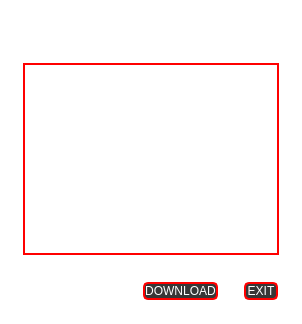
                      <widget class="QWidget" name="page">
                       <property name="styleSheet">
                        <string notr="true">background-color: rgba(0, 0, 0, 0);</string>
                       </property>
                       <layout class="QHBoxLayout" name="horizontalLayout_60">
                        <item>
                         <widget class="QFrame" name="frame_75">
                          <property name="styleSheet">
                           <string notr="true">background-color: rgba(0, 0, 0, 0);</string>
                          </property>
                          <property name="frameShape">
                           <enum>QFrame::StyledPanel</enum>
                          </property>
                          <property name="frameShadow">
                           <enum>QFrame::Raised</enum>
                          </property>
                          <layout class="QVBoxLayout" name="verticalLayout_62">
                           <property name="spacing">
                            <number>0</number>
                           </property>
                           <property name="leftMargin">
                            <number>0</number>
                           </property>
                           <property name="topMargin">
                            <number>0</number>
                           </property>
                           <property name="rightMargin">
                            <number>0</number>
                           </property>
                           <property name="bottomMargin">
                            <number>0</number>
                           </property>
                           <item>
                            <widget class="QFrame" name="frame_81">
                             <property name="styleSheet">
                              <string notr="true">background-color: rgba(0, 0, 0, 0);</string>
                             </property>
                             <property name="frameShape">
                              <enum>QFrame::StyledPanel</enum>
                             </property>
                             <property name="frameShadow">
                              <enum>QFrame::Raised</enum>
                             </property>
                             <layout class="QGridLayout" name="gridLayout_10">
                              <property name="leftMargin">
                               <number>0</number>
                              </property>
                              <property name="topMargin">
                               <number>0</number>
                              </property>
                              <property name="rightMargin">
                               <number>0</number>
                              </property>
                              <property name="bottomMargin">
                               <number>0</number>
                              </property>
                              <item row="0" column="0" alignment="Qt::AlignTop">
                               <widget class="QFrame" name="frame_94">
                                <property name="sizePolicy">
                                 <sizepolicy hsizetype="Preferred" vsizetype="Expanding">
                                  <horstretch>0</horstretch>
                                  <verstretch>0</verstretch>
                                 </sizepolicy>
                                </property>
                                <property name="frameShape">
                                 <enum>QFrame::StyledPanel</enum>
                                </property>
                                <property name="frameShadow">
                                 <enum>QFrame::Raised</enum>
                                </property>
                                <layout class="QHBoxLayout" name="horizontalLayout_32">
                                 <item alignment="Qt::AlignHCenter|Qt::AlignVCenter">
                                  <widget class="QLabel" name="label_17">
                                   <property name="styleSheet">
                                    <string notr="true">font: 16pt &quot;Copperplate Gothic Bold&quot;;
color: rgb(255, 255, 255);</string>
                                   </property>
                                   <property name="text">
                                    <string>VIEW HISTORY</string>
                                   </property>
                                  </widget>
                                 </item>
                                </layout>
                               </widget>
                              </item>
                              <item row="1" column="0">
                               <widget class="QFrame" name="frame_95">
                                <property name="sizePolicy">
                                 <sizepolicy hsizetype="Preferred" vsizetype="Expanding">
                                  <horstretch>0</horstretch>
                                  <verstretch>0</verstretch>
                                 </sizepolicy>
                                </property>
                                <property name="frameShape">
                                 <enum>QFrame::StyledPanel</enum>
                                </property>
                                <property name="frameShadow">
                                 <enum>QFrame::Raised</enum>
                                </property>
                                <layout class="QHBoxLayout" name="horizontalLayout_33">
                                 <item>
                                  <widget class="QTableWidget" name="tableWidget_3">
                                   <property name="styleSheet">
                                    <string notr="true">background-color: rgb(255, 255, 255);border: 2px solid red;</string>
                                   </property>
                                  </widget>
                                 </item>
                                </layout>
                               </widget>
                              </item>
                              <item row="2" column="0">
                               <widget class="QFrame" name="frame_96">
                                <property name="sizePolicy">
                                 <sizepolicy hsizetype="Preferred" vsizetype="Fixed">
                                  <horstretch>0</horstretch>
                                  <verstretch>0</verstretch>
                                 </sizepolicy>
                                </property>
                                <property name="frameShape">
                                 <enum>QFrame::StyledPanel</enum>
                                </property>
                                <property name="frameShadow">
                                 <enum>QFrame::Raised</enum>
                                </property>
                                <layout class="QGridLayout" name="gridLayout_11">
                                 <property name="leftMargin">
                                  <number>0</number>
                                 </property>
                                 <property name="topMargin">
                                  <number>0</number>
                                 </property>
                                 <property name="rightMargin">
                                  <number>0</number>
                                 </property>
                                 <property name="bottomMargin">
                                  <number>0</number>
                                 </property>
                                 <item row="0" column="0" alignment="Qt::AlignLeft">
                                  <widget class="QFrame" name="frame_97">
                                   <property name="frameShape">
                                    <enum>QFrame::StyledPanel</enum>
                                   </property>
                                   <property name="frameShadow">
                                    <enum>QFrame::Raised</enum>
                                   </property>
                                   <layout class="QHBoxLayout" name="horizontalLayout_35"/>
                                  </widget>
                                 </item>
                                 <item row="0" column="1" alignment="Qt::AlignLeft">
                                  <widget class="QFrame" name="frame_98">
                                   <property name="frameShape">
                                    <enum>QFrame::StyledPanel</enum>
                                   </property>
                                   <property name="frameShadow">
                                    <enum>QFrame::Raised</enum>
                                   </property>
                                   <layout class="QHBoxLayout" name="horizontalLayout_36"/>
                                  </widget>
                                 </item>
                                 <item row="0" column="2">
                                  <widget class="QFrame" name="frame_99">
                                   <property name="frameShape">
                                    <enum>QFrame::StyledPanel</enum>
                                   </property>
                                   <property name="frameShadow">
                                    <enum>QFrame::Raised</enum>
                                   </property>
                                   <layout class="QHBoxLayout" name="horizontalLayout_37">
                                    <item>
                                     <widget class="QPushButton" name="pushButton_27">
                                      <property name="sizePolicy">
                                       <sizepolicy hsizetype="Minimum" vsizetype="Preferred">
                                        <horstretch>0</horstretch>
                                        <verstretch>0</verstretch>
                                       </sizepolicy>
                                      </property>
                                      <property name="autoFillBackground">
                                       <bool>false</bool>
                                      </property>
                                      <property name="styleSheet">
                                       <string notr="true">QPushButton#pushButton_27{
 border: 2px solid red;
	
	font: 12pt &quot;Copperplate Gothic Bold&quot;;
	background-color:rgba(0,0,0,200);
    color: rgb(255,255,255);
    border-radius:5px;
}
QPushButton#pushButton_27:hover{
    background-color:rgb(255,255,255);
    color: rgb(0,0,0);
}
QPushButton#pushButton_27:pressed{
    background-color: rgba(255,255,255,210);
}</string>
                                      </property>
                                      <property name="text">
                                       <string>DOWNLOAD</string>
                                      </property>
                                      <property name="icon">
                                       <iconset resource="attachments/icons.qrc">
                                        <normaloff>:/icons/download.svg</normaloff>:/icons/download.svg</iconset>
                                      </property>
                                      <property name="iconSize">
                                       <size>
                                        <width>20</width>
                                        <height>50</height>
                                       </size>
                                      </property>
                                     </widget>
                                    </item>
                                   </layout>
                                  </widget>
                                 </item>
                                 <item row="0" column="3">
                                  <widget class="QFrame" name="frame_100">
                                   <property name="sizePolicy">
                                    <sizepolicy hsizetype="Preferred" vsizetype="Maximum">
                                     <horstretch>0</horstretch>
                                     <verstretch>0</verstretch>
                                    </sizepolicy>
                                   </property>
                                   <property name="frameShape">
                                    <enum>QFrame::StyledPanel</enum>
                                   </property>
                                   <property name="frameShadow">
                                    <enum>QFrame::Raised</enum>
                                   </property>
                                   <layout class="QHBoxLayout" name="horizontalLayout_38">
                                    <item>
                                     <widget class="QPushButton" name="pushButton_20">
                                      <property name="sizePolicy">
                                       <sizepolicy hsizetype="Minimum" vsizetype="Preferred">
                                        <horstretch>0</horstretch>
                                        <verstretch>0</verstretch>
                                       </sizepolicy>
                                      </property>
                                      <property name="autoFillBackground">
                                       <bool>false</bool>
                                      </property>
                                      <property name="styleSheet">
                                       <string notr="true">QPushButton#pushButton_20{
 
	border: 2px solid red;
	font: 12pt &quot;Copperplate Gothic Bold&quot;;
	background-color:rgba(0,0,0,200);
    color: rgb(255,255,255);
    border-radius:5px;
}
QPushButton#pushButton_20:hover{
    background-color:rgb(255,255,255);
    color: rgb(0,0,0);
}
QPushButton#pushButton_20:pressed{
    background-color: rgba(255,255,255,210);
}</string>
                                      </property>
                                      <property name="text">
                                       <string>EXIT</string>
                                      </property>
                                      <property name="icon">
                                       <iconset resource="attachments/icons.qrc">
                                        <normaloff>:/icons/log-out.svg</normaloff>:/icons/log-out.svg</iconset>
                                      </property>
                                      <property name="iconSize">
                                       <size>
                                        <width>20</width>
                                        <height>50</height>
                                       </size>
                                      </property>
                                     </widget>
                                    </item>
                                   </layout>
                                  </widget>
                                 </item>
                                </layout>
                               </widget>
                              </item>
                             </layout>
                             <widget class="QFrame" name="frame_82">
                              <property name="geometry">
                               <rect>
                                <x>0</x>
                                <y>0</y>
                                <width>16</width>
                                <height>16</height>
                               </rect>
                              </property>
                              <property name="styleSheet">
                               <string notr="true">background-color: rgba(0, 0, 0, 0);</string>
                              </property>
                              <property name="frameShape">
                               <enum>QFrame::StyledPanel</enum>
                              </property>
                              <property name="frameShadow">
                               <enum>QFrame::Raised</enum>
                              </property>
                              <layout class="QHBoxLayout" name="horizontalLayout_13">
                               <property name="spacing">
                                <number>0</number>
                               </property>
                               <property name="leftMargin">
                                <number>0</number>
                               </property>
                               <property name="topMargin">
                                <number>0</number>
                               </property>
                               <property name="rightMargin">
                                <number>0</number>
                               </property>
                               <property name="bottomMargin">
                                <number>0</number>
                               </property>
                              </layout>
                             </widget>
                            </widget>
                           </item>
                          </layout>
                         </widget>
                        </item>
                       </layout>
                      </widget>
